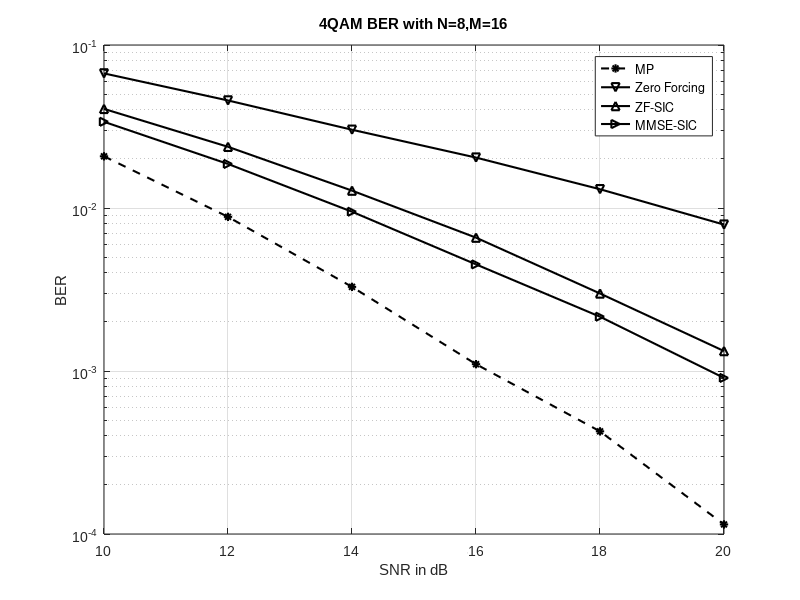

This figure's MATLAB source: (Note: this script raises an error after producing the figure.)
linewidth = 1.5;
figure
load('OTFS_4QAM_MN16x8_10_2_20_MP.mat')
semilogy(SNR_dB, err_ber_fram,'k--*','LineWidth',linewidth);
hold on
load('OTFS_4QAM_MN16x8_10_2_20_ZF.mat')
semilogy(SNR_dB, err_ber_fram,'k-v','LineWidth',linewidth);
load('OTFS_4QAM_MN16x8_10_2_20_ZFSIC.mat')
semilogy(SNR_dB, err_ber_fram,'k-^','LineWidth',linewidth);
load('OTFS_4QAM_MN16x8_10_2_20_MMSESIC.mat')
semilogy(SNR_dB, err_ber_fram,'k->','LineWidth',linewidth);
hold off
title(sprintf('4QAM BER with N=8,M=16'))
ylabel('BER'); xlabel('SNR in dB');grid on
legend('MP','Zero Forcing','ZF-SIC','MMSE-SIC');
set(gcf,'Color','none');
set(gca, 'FontName', 'Arial')
export_fig 4QAM.eps
export_fig 4QAM.pdf

figure 
load('OTFS_16QAM_MN16x8_10_2_20_MP.mat')
semilogy(SNR_dB, err_ber_fram,'k--*','LineWidth',linewidth);
hold on
load('OTFS_16QAM_MN16x8_10_2_20_ZF.mat')
semilogy(SNR_dB, err_ber_fram,'k-v','LineWidth',linewidth);
load('OTFS_16QAM_MN16x8_10_2_20_ZFSIC.mat')
semilogy(SNR_dB, err_ber_fram,'k-^','LineWidth',linewidth);
load('OTFS_16QAM_MN16x8_10_2_20_MMSESIC.mat')
semilogy(SNR_dB, err_ber_fram,'k->','LineWidth',linewidth);
hold off
title(sprintf('16QAM BER with N=8,M=16'))
ylabel('BER'); xlabel('SNR in dB');grid on
legend('MP','Zero Forcing','ZF-SIC','MMSE-SIC');
set(gcf,'Color','none');
set(gca, 'FontName', 'Arial')
export_fig 16QAM.eps
export_fig 16QAM.pdf







